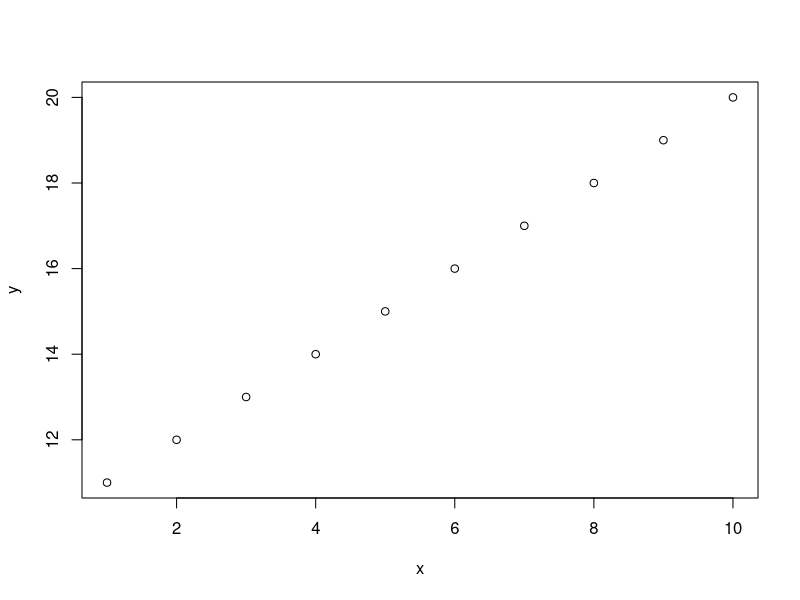
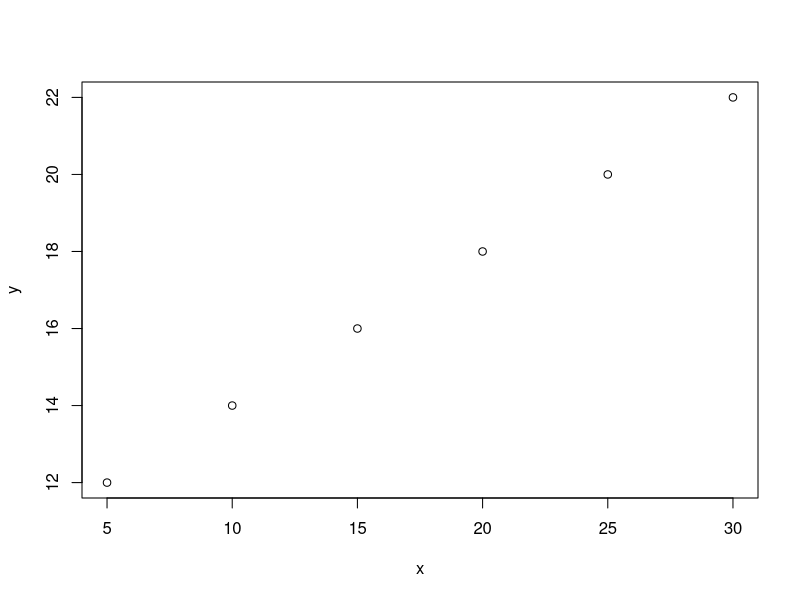
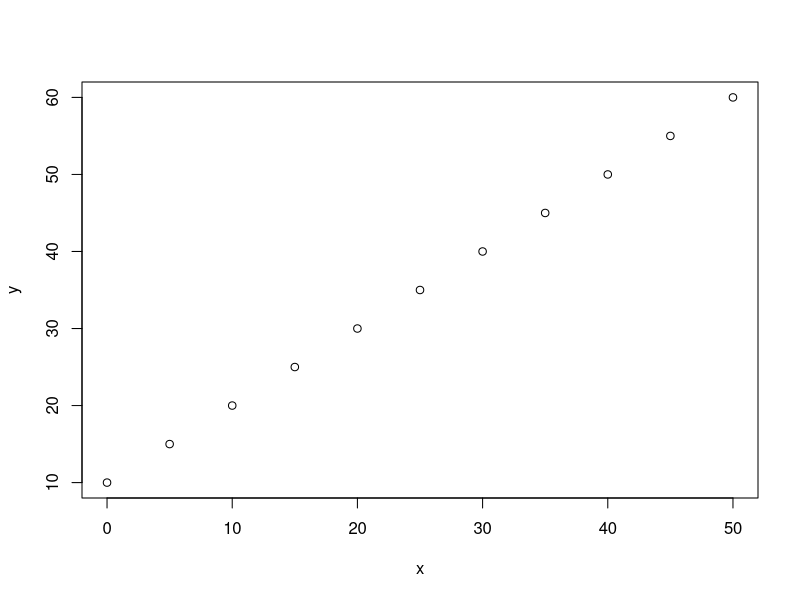
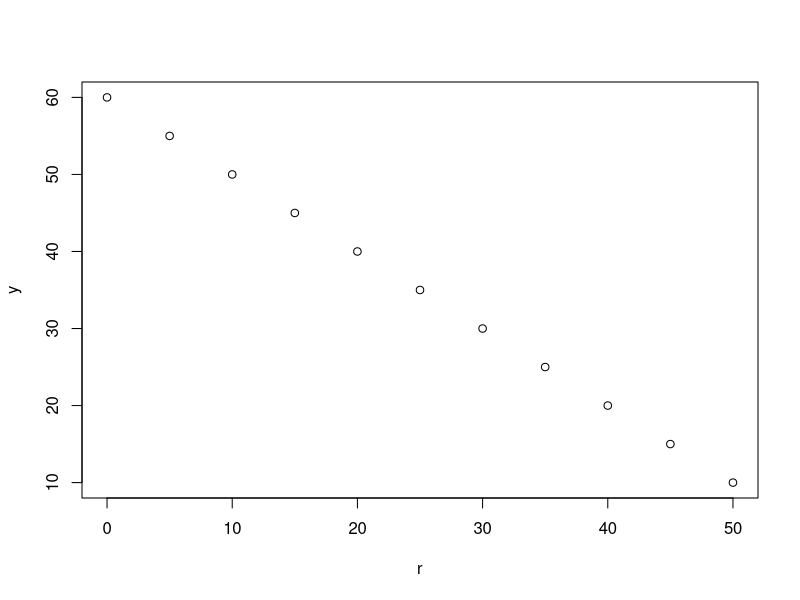
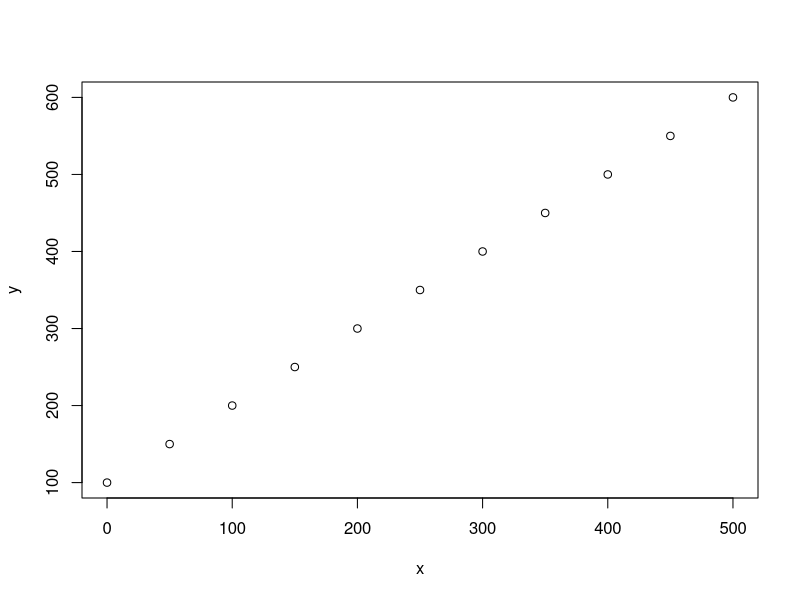
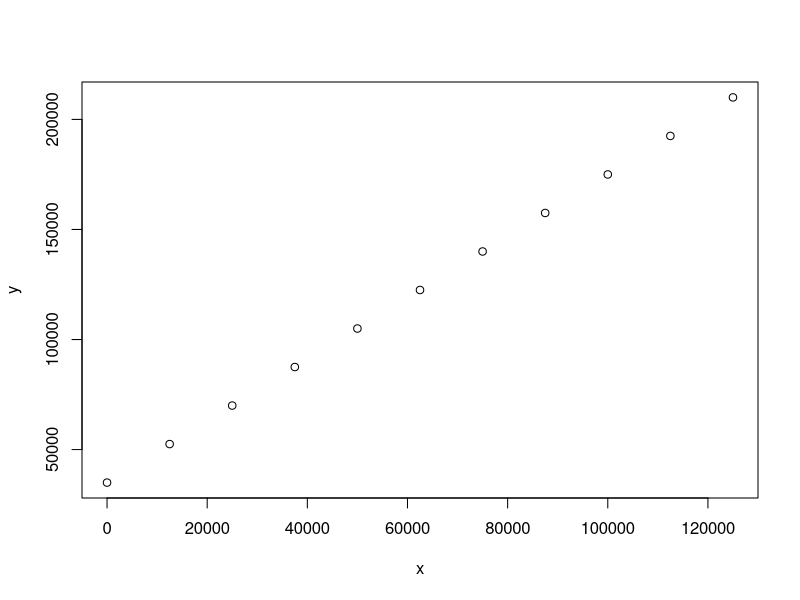
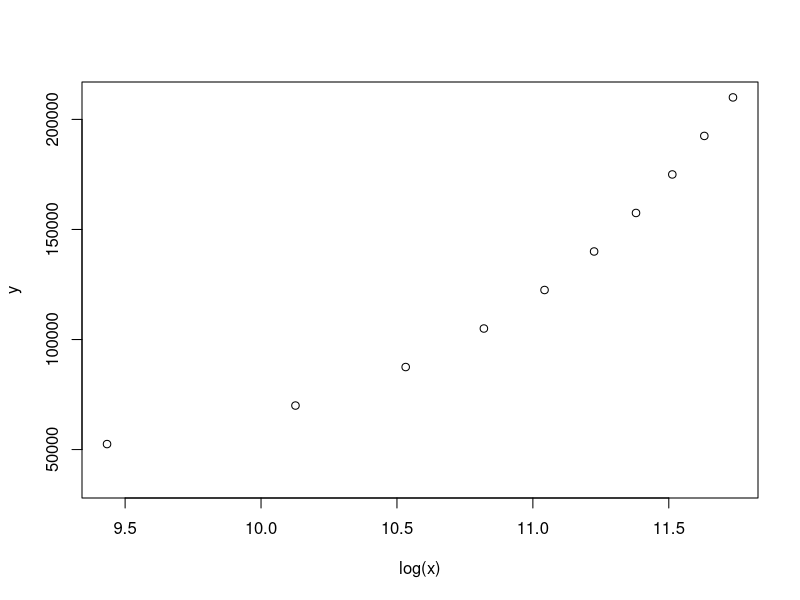
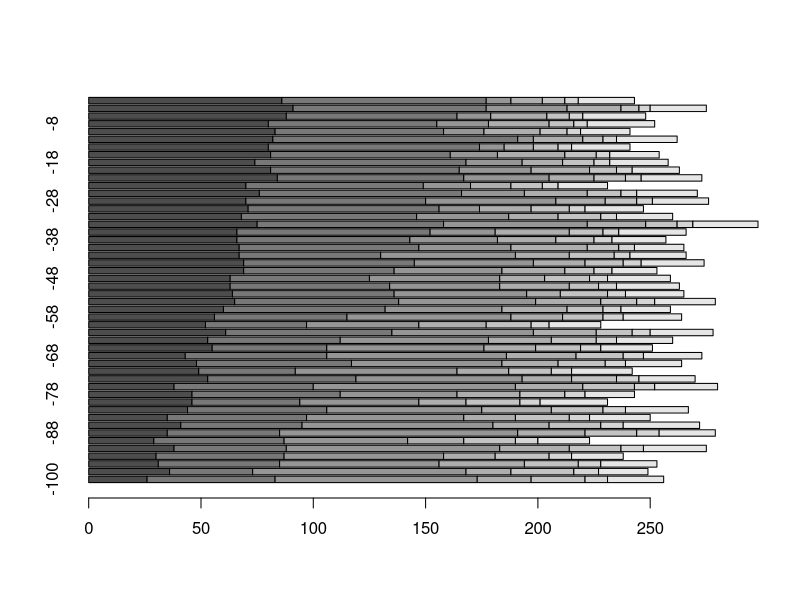

Recreate these plots in R, in order.
###Building code for APD Practical workshop.

#Reading and manipulating data.

#Vectors

x = 5
y = 6

#Can also be multiple things.

x = 1:10
y = 11:20

plot(x, y)

#Key function, concatinate c()

#Basic structure c(thing, thing, thing, thing)

x = c(5,10,15,20,25,30)
y = c(12,14,16,18,20,22)

plot(x, y)

#We can also make charcater and logical vectors.

z = c("This", "is", "not", "a", "character", "vector")
t = c(TRUE, TRUE, FALSE, TRUE, TRUE, TRUE)

#These can interact and we can subset the one by the other by using [].

z[t == TRUE]

#This also works for numeric objects and we can pull a single value with x[position]

x[2]

#Tools for generating/manipulating vectors: sequence

#Basic structure is seq(first, last, by)

x = c(seq(0, 50, 5))
y = c(seq(10, 60, 5))

plot(x, y)

#This gives us sequences from 0-50 and 10-60 (respectively) by 5.

#These are easily reversed - rev(object)

r = rev(x)

plot(r, y)

#One of R's advantages is that you apply transformations evenly and explicitly.

x = x*10
y = y*10

plot(x, y)

#You can also derive statistics from vectors.

mean(x)
mean(y)
median(c(x, y))
mean(c(x,y))
max(x)
min(x)

#You can tranform a vector by the result of its own statistic.

x = x * mean(x)
y = y * mean(y)

plot(x, y)

#R executes the commands in the order that it reads them. Thus, you can use functions within other functions.

#Here, R will start the plot function, then use the log function "log(x)" on x create a plot against y.

plot(log(x), y)

#Vectors are useful, but a matrix is even more useful.

#Like vectors, we can conjure a matrix by explicitly defining it. We use 1:100 as the data and R fills a matrix with integers from 1-100. 

x = matrix(1:100, nrow = 10, ncol = 10)

#You can read portions of this data using []. The difference between a matrix and a vector is now you have a two-dimensional address [row, column]

x[4, 5]

#You can pull ranges of numbers as well

x[4:5, 5]

#You can pull entire rows by leaving the y (column) position empty

x[4, ]

#You can pull entire columns by leaving the x (row) position empty

x[ ,5]

#Quickly generating a random dataset.

#Here, we insert the sample() function into the matrix() function to make a 10 x 10 matrix of randomly selected values between 1:100.

RDM1234 = matrix( sample(1:100, 100, replace=TRUE), nrow = 10, ncol = 10)

#This could be a bit more realistic, let's give some probability distributions to it.

#This requires a bit of planning. We want more of some elements (1-5) and less of other elements (6-10). First fifty draws are going up per row of 10, second fifty are going down...

RDM1234[ ,1:5] = sample(1:100, 50, replace = TRUE, prob = c(rep(0.1, 50), seq(0.51, 1, 0.01)))

RDM1234[ ,6:10] = sample(1:100, 50, replace = TRUE, prob = c(seq(0.51, 1, 0.01), rep(0.1, 50)))

#We can see the impact we're having by looking at the  means of every column. Here, we use handy functions that work well with matrices.

#apply() lets us use a function on each column of a dataset. Form is apply(dataset, column (2) or row (1), function name)

apply(RDM1234, 2, mean)

#This gives us a matrix with different overall volumes of our imaginary taxa, but we don't see any change with depth.

#rnorm() lets us do this, giving us random normal distribution with a moving average.

rnorm(50, c(seq(25,50,0.5)), sd=5)

#Still looks like we're building the dataset by individual columns. So, we need to define ranges for these values as well as sds.

#This means we need a table with 50 rows and three columns.

FAKE_ECO = matrix(nrow = 7, ncol = 3)

#Three hyper abundant types with high counts, two are increasing, one decreasing.

FAKE_ECO[1,]=c(30,90,5)
FAKE_ECO[2,]=c(50,90,8)
FAKE_ECO[3,]=c(90,20,12)

#Three less abundant types, all decreasing.

FAKE_ECO[4,]=c(30,20,5)
FAKE_ECO[5,]=c(25,10,2)
FAKE_ECO[6,]=c(10,5,0.2)

#One type deviating around average

FAKE_ECO[7,]=c(25,26,3)

#Make fake matrix

FKE1234 = matrix(nrow = 50, ncol = 7)

#Fill fake matrix with rnorm data employing moving averages.

for(i in 1:ncol(FKE1234)){
  FKE1234[, i] = rnorm(nrow(FKE1234), c(seq(FAKE_ECO[i,1], FAKE_ECO[i,2], length.out = nrow(FKE1234))), FAKE_ECO[i,3])
}

#Since we are pretending that these are fake pollen counts, they need to be whole numbers.

FKE1234 = ceiling(FKE1234) #Rounding all values up to the nearest integer.

#Add some pretend depths

d = seq(-100,-2, 2) #Depths need to asend for plots to work.

#Make up pretend taxa

taxa = c("Alchornea", "Macaranga", "Syzygium", "Blighia", "Terminalia", "Tetrorchidium", "Nymphaea")

#Doctor up the matrix with depths and fake names.

row.names(FKE1234) = d
colnames(FKE1234) = taxa

#This basically works. We've made up a fake dataset!

barplot(t(FKE1234), horiz = TRUE)

#We can use apply to get sums for each column and create percentages.

FKEsum = apply(FKE1234, 1, sum)

#It is worth thinking about how R does this. FKEsum gives us a vector of sums for each column. 

### When we tell R to divide the FKE1234 matrix by the FKEsum vector, it starts at the first row, first column and divides it by the first row sum.
### Then, R moves to the second row  on the first column, dividing by the second row sum.
### This goes on until R gets to the bottom of the column, then it repeats this procedure for each column - cycling through the row sums each time.

#THIS IS IMPORTANT BECAUSE R PREFERS DATA ORGANIZED WITH VARIABLES BY COLUMNS - APD/NEOTOMA DATA IS SAMPLES BY COLUMNS!

FKEpct = (FKE1234/FKEsum)*100

barplot(t(FKEpct), horiz = TRUE)

#For base R, when we call plotting functions we can use any of the options in the plot() function generally. 
#Here, we add a title to the plot and change the orientation of the y axis labels.

barplot(t(FKEpct), horiz = TRUE, main = "Fake Core Barplot by %", las=1)

#There are a few ways to get to know more about a given function.
#R Studio nicely brings up the functions options when you begin to enter the text. Type in "barplot" and add the first parentheses "("
#You should see the functions options at this point. For barplot, this suggestion is not very informative.

#The help() function is better. You can also use the "Help" tab in the lower-right window to get more informative results.

help("barplot")

#Functions are really just pre-packaged commands and the options within them allow us to set the conditions of the variables employed within the function.

#Because coding languages require us to act in a systematic fashion, we can use this to make ourselves more efficient. 
#We can make a simple function to calculate the percent of a table of typical pollen data.
#We imagine our possible conditions - tables oriented with taxa as columns or rows.
###We can accomodate multiple possible conditiosn with if() fucntions - we define a condition, then a set of actions within {}. Then we set the other condition.
#Notice that we set the values for necessary variables (flip_axis in this case) when defining the function. These variables then don't have to be defined later.

calculate_percent = function(x, flip_axis = FALSE){
  
  if(flip_axis == TRUE){
    
    x = as.matrix(t(x))
    row_sums = apply(x, 1, sum)
    percent = (x/row_sums)*100
    
  } else {
    
    row_sums = apply(x, 1, sum)
    percent = (x/row_sums)*100
    
  }
  percent
}

#Then we call the function and use the default settings since our table is taxa as columns.

calculate_percent(FKE1234)

#When using functions, it is important to remember that the results need to be saved as an object in order for us to make use of them.

#We can make this dataset a bit more useful by making it a data frame object. 

FKEpct = as.data.frame(calculate_percent(FKE1234))

#R recognizes two kinds of matrix-style objects, which are basically tables.
#Remembering that R recognizes character, logical, and numeric data - a matrix can only contain one data type.
#A data frame can contain multiple data types. It also gives us new tools for navigating the data.

FKEpct$Alchornea #Calls the Alchornea percents.
FKEpct[,"Alchornea"] #This is how we call this data in the matrix.

#If you type "FKEpct$", R Studio brings up all of the columns in your dataset. This can be navigated with the up and down arrows on your keyboard.

#This way, one can easily extract and plot key insights without much work.

plot(FKEpct$Alchornea, row.names(FKEpct))

points(FKEpct$Syzygium, row.names(FKEpct)) #Notice that we can add data to plots!

#We can fancy up the plots easily by changing plot options.

plot(FKEpct$Alchornea, row.names(FKEpct),
     type="o", 
     pch = 1,
     col = "red",
     main = "Fake Data, Alchornea vs. Syzygium",
     xlab = "Depth cm",
     ylab = "Percent of Pollen Sum")

points(FKEpct$Syzygium, row.names(FKEpct),
     type="o", 
     pch = 2,
     col = "blue")

#We can customize the plot quite a bit, if we know the right variables to modify.

plot(FKEpct$Alchornea, row.names(FKEpct),
     xlim = c(0,50),
     type="o", 
     pch = 1,
     col = "red",
     main = "Fake Data, Alchornea vs. Syzygium",
     xlab = "Depth cm",
     ylab = "Percent of Pollen Sum")

points(FKEpct$Syzygium, row.names(FKEpct),
      type="o", 
      pch = 2,
      col = "blue")

points(FKEpct$Macaranga, row.names(FKEpct),
      type="o", 
      pch = 3,
      col = "orange")

#We can look for relationships with some basic statistics. Co-variance is extremely simple. 

cov(FKEpct$Alchornea, FKEpct$Macaranga)

cov(FKEpct$Alchornea, FKEpct$Syzygium)

cov(FKEpct$Alchornea, FKEpct$Nymphaea)

### NEED TO THINK ABOUT WHERE WE ARE GOING HERE...

#Other big topics that would be useful
  #Reading and saving data.

MBALA = read.csv("cores/MBALA.csv", header = TRUE)

MBALA_pollen = MBALA[7:nrow(MBALA), 6:ncol(MBALA)]

MBALA_taxa = MBALA[7:nrow(MBALA),1]

tMBALA = data.frame(t(MBALA_pollen))

i = c(1:ncol(tMBALA))

tMBALA = as.data.frame(apply(tMBALA, 2, as.numeric))

tMBALA[is.na(tMBALA)] = 0

colnames(tMBALA) = MBALA_taxa

MBALA_pct = calculate_percent(tMBALA)

#Subsetting data.
#Summarizing by ecological data.












